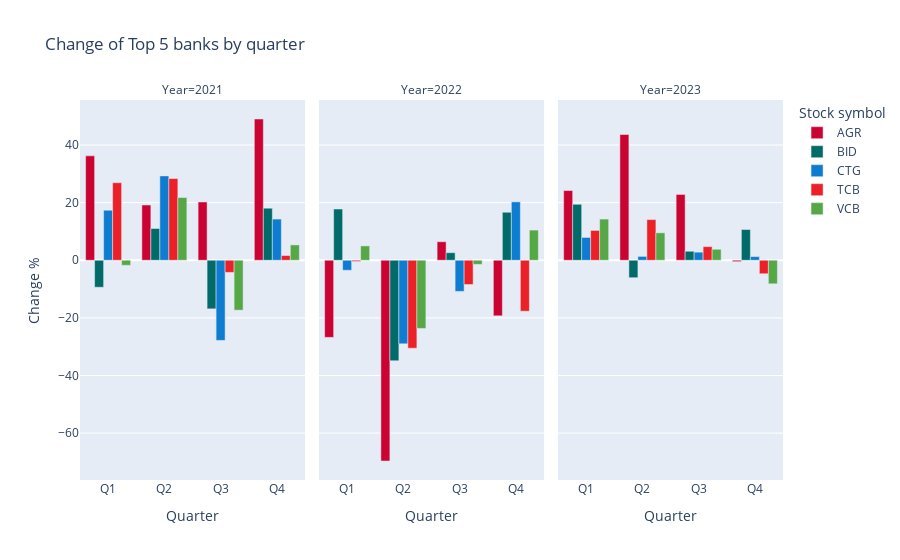
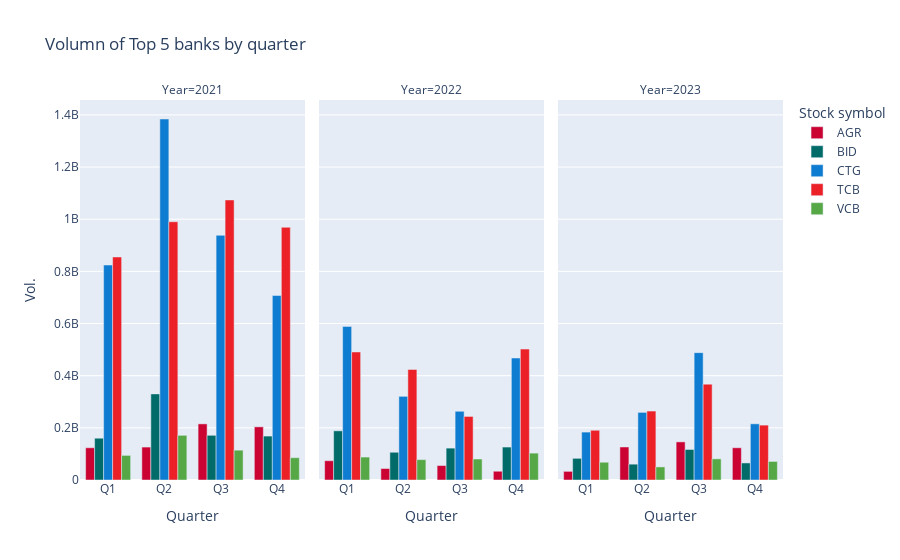
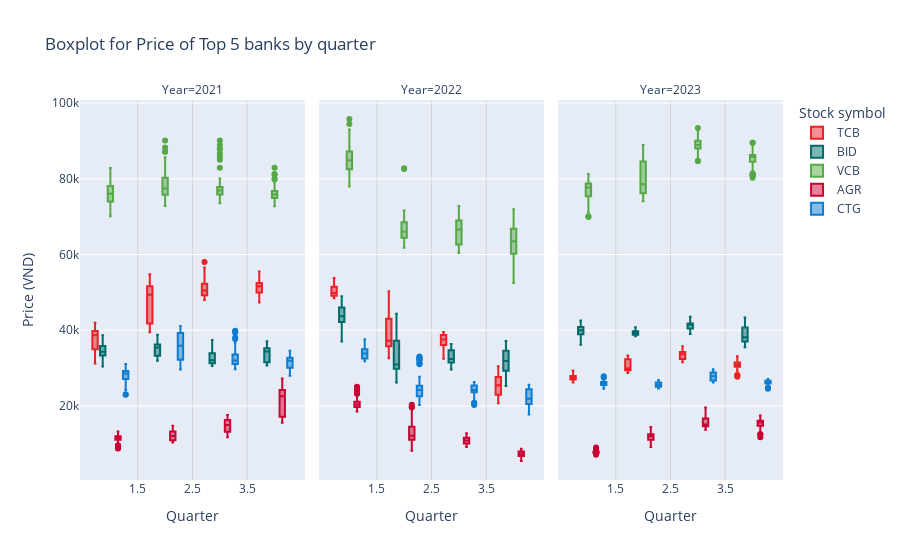

These figures' notebook cell, in order:
### Code cell
# Thêm cột Year từ cột Quarter-Year
stock_in_quarter_df['Year'] = stock_in_quarter_df['Quarter-Year'].apply(lambda x: int(x.split('-')[1]))
stock_in_quarter_df['Quarter'] = stock_in_quarter_df['Quarter-Year'].str.split('-').str[0]
# Lấy danh sách các năm
years = stock_in_quarter_df['Year'].unique()

# Vẽ biểu đồ
fig1 = px.bar(stock_in_quarter_df, x="Quarter", y="Change %",
             title="Change of Top 5 banks by quarter", 
             color="Stock symbol", barmode='group', facet_col="Year")

fig2 = px.bar(stock_in_quarter_df, x="Quarter", y="Vol.",
             title="Volumn of Top 5 banks by quarter", 
             color="Stock symbol", barmode='group', facet_col="Year")

# Tạo biểu đồ boxplot cho từng ngân hàng, chia theo quý và facet_col theo Year
fig3 = px.box(bank_2123_df, x="Quarter", y="Price", color="Stock symbol", facet_col="Year", 
             title="Boxplot for Price of Top 5 banks by quarter", 
             labels={"Quarter":"Quarter","Price": "Price (VND)"},
             hover_data={"Quarter": True, "Price": ":,.2f", "Bank": True, "Year": True})

# Cập nhật layout
fig3.update_layout(
    xaxis_title="Quarter",
    yaxis_title="Price (VND)",
    # height=600,
    # width=1200
)

# Bật lưới trên các facet và đặt lại tickvals cho trục x
fig3.update_xaxes(showgrid=True, gridwidth=1, gridcolor='lightgray', tickmode='array', tickvals=[0, 1.5, 2.5, 3.5])

# Gán màu từ từ điển màu cho từng ngân hàng
for i, symbol in enumerate(bank_2123_df['Stock symbol'].unique()):
    fig3.update_traces(marker=dict(color=colors[symbol]), selector=dict(name=symbol))
    fig2.update_traces(marker=dict(color=colors[symbol]), selector=dict(name=symbol))
    fig1.update_traces(marker=dict(color=colors[symbol]), selector=dict(name=symbol))

# Hiển thị biểu đồ
fig1.show()
fig2.show()
fig3.show()

### Figure 1 — Plotly figure (JSON) as saved in the notebook; plotly's stock layout.template omitted (floating-point values rounded to 4 significant figures)
{"data": [{"alignmentgroup": "True", "hovertemplate": "Stock symbol=AGR<br>Year=2021<br>Quarter=%{x}<br>Change %=%{y}<extra></extra>", "legendgroup": "AGR", "marker": {"color": "#ca0333", "pattern": {"shape": ""}}, "name": "AGR", "offsetgroup": "AGR", "orientation": "v", "showlegend": true, "textposition": "auto", "type": "bar", "x": ["Q1", "Q2", "Q3", "Q4"], "xaxis": "x", "y": [36.23, 19.17, 20.22, 49.02], "yaxis": "y"}, {"alignmentgroup": "True", "hovertemplate": "Stock symbol=AGR<br>Year=2022<br>Quarter=%{x}<br>Change %=%{y}<extra></extra>", "legendgroup": "AGR", "marker": {"color": "#ca0333", "pattern": {"shape": ""}}, "name": "AGR", "offsetgroup": "AGR", "orientation": "v", "showlegend": false, "textposition": "auto", "type": "bar", "x": ["Q1", "Q2", "Q3", "Q4"], "xaxis": "x2", "y": [-26.77, -69.67, 6.43, -19.29], "yaxis": "y2"}, {"alignmentgroup": "True", "hovertemplate": "Stock symbol=AGR<br>Year=2023<br>Quarter=%{x}<br>Change %=%{y}<extra></extra>", "legendgroup": "AGR", "marker": {"color": "#ca0333", "pattern": {"shape": ""}}, "name": "AGR", "offsetgroup": "AGR", "orientation": "v", "showlegend": false, "textposition": "auto", "type": "bar", "x": ["Q1", "Q2", "Q3", "Q4"], "xaxis": "x3", "y": [24.19, 43.64, 22.84, -0.48], "yaxis": "y3"}, {"alignmentgroup": "True", "hovertemplate": "Stock symbol=BID<br>Year=2021<br>Quarter=%{x}<br>Change %=%{y}<extra></extra>", "legendgroup": "BID", "marker": {"color": "#006b69", "pattern": {"shape": ""}}, "name": "BID", "offsetgroup": "BID", "orientation": "v", "showlegend": true, "textposition": "auto", "type": "bar", "x": ["Q1", "Q2", "Q3", "Q4"], "xaxis": "x", "y": [-9.37, 11.02, -16.87, 18.06], "yaxis": "y"}, {"alignmentgroup": "True", "hovertemplate": "Stock symbol=BID<br>Year=2022<br>Quarter=%{x}<br>Change %=%{y}<extra></extra>", "legendgroup": "BID", "marker": {"color": "#006b69", "pattern": {"shape": ""}}, "name": "BID", "offsetgroup": "BID", "orientation": "v", "showlegend": false, "textposition": "auto", "type": "bar", "x": ["Q1", "Q2", "Q3", "Q4"], "xaxis": "x2", "y": [17.78, -34.89, 2.62, 16.66], "yaxis": "y2"}, {"alignmentgroup": "True", "hovertemplate": "Stock symbol=BID<br>Year=2023<br>Quarter=%{x}<br>Change %=%{y}<extra></extra>", "legendgroup": "BID", "marker": {"color": "#006b69", "pattern": {"shape": ""}}, "name": "BID", "offsetgroup": "BID", "orientation": "v", "showlegend": false, "textposition": "auto", "type": "bar", "x": ["Q1", "Q2", "Q3", "Q4"], "xaxis": "x3", "y": [19.42, -6.06, 3.12, 10.67], "yaxis": "y3"}, {"alignmentgroup": "True", "hovertemplate": "Stock symbol=CTG<br>Year=2021<br>Quarter=%{x}<br>Change %=%{y}<extra></extra>", "legendgroup": "CTG", "marker": {"color": "#0e7cd0", "pattern": {"shape": ""}}, "name": "CTG", "offsetgroup": "CTG", "orientation": "v", "showlegend": true, "textposition": "auto", "type": "bar", "x": ["Q1", "Q2", "Q3", "Q4"], "xaxis": "x", "y": [17.36, 29.28, -27.82, 14.29], "yaxis": "y"}, {"alignmentgroup": "True", "hovertemplate": "Stock symbol=CTG<br>Year=2022<br>Quarter=%{x}<br>Change %=%{y}<extra></extra>", "legendgroup": "CTG", "marker": {"color": "#0e7cd0", "pattern": {"shape": ""}}, "name": "CTG", "offsetgroup": "CTG", "orientation": "v", "showlegend": false, "textposition": "auto", "type": "bar", "x": ["Q1", "Q2", "Q3", "Q4"], "xaxis": "x2", "y": [-3.47, -29, -10.81, 20.26], "yaxis": "y2"}, {"alignmentgroup": "True", "hovertemplate": "Stock symbol=CTG<br>Year=2023<br>Quarter=%{x}<br>Change %=%{y}<extra></extra>", "legendgroup": "CTG", "marker": {"color": "#0e7cd0", "pattern": {"shape": ""}}, "name": "CTG", "offsetgroup": "CTG", "orientation": "v", "showlegend": false, "textposition": "auto", "type": "bar", "x": ["Q1", "Q2", "Q3", "Q4"], "xaxis": "x3", "y": [7.91, 1.34, 2.81, 1.27], "yaxis": "y3"}, {"alignmentgroup": "True", "hovertemplate": "Stock symbol=TCB<br>Year=2021<br>Quarter=%{x}<br>Change %=%{y}<extra></extra>", "legendgroup": "TCB", "marker": {"color": "#ec2027", "pattern": {"shape": ""}}, "name": "TCB", "offsetgroup": "TCB", "orientation": "v", "showlegend": true, "textposition": "auto", "type": "bar", "x": ["Q1", "Q2", "Q3", "Q4"], "xaxis": "x", "y": [26.91, 28.35, -4.22, 1.63], "yaxis": "y"}, {"alignmentgroup": "True", "hovertemplate": "Stock symbol=TCB<br>Year=2022<br>Quarter=%{x}<br>Change %=%{y}<extra></extra>", "legendgroup": "TCB", "marker": {"color": "#ec2027", "pattern": {"shape": ""}}, "name": "TCB", "offsetgroup": "TCB", "orientation": "v", "showlegend": false, "textposition": "auto", "type": "bar", "x": ["Q1", "Q2", "Q3", "Q4"], "xaxis": "x2", "y": [-0.44, -30.52, -8.42, -17.68], "yaxis": "y2"}, {"alignmentgroup": "True", "hovertemplate": "Stock symbol=TCB<br>Year=2023<br>Quarter=%{x}<br>Change %=%{y}<extra></extra>", "legendgroup": "TCB", "marker": {"color": "#ec2027", "pattern": {"shape": ""}}, "name": "TCB", "offsetgroup": "TCB", "orientation": "v", "showlegend": false, "textposition": "auto", "type": "bar", "x": ["Q1", "Q2", "Q3", "Q4"], "xaxis": "x3", "y": [10.35, 14.11, 4.72, -4.69], "yaxis": "y3"}, {"alignmentgroup": "True", "hovertemplate": "Stock symbol=VCB<br>Year=2021<br>Quarter=%{x}<br>Change %=%{y}<extra></extra>", "legendgroup": "VCB", "marker": {"color": "#55A845", "pattern": {"shape": ""}}, "name": "VCB", "offsetgroup": "VCB", "orientation": "v", "showlegend": true, "textposition": "auto", "type": "bar", "x": ["Q1", "Q2", "Q3", "Q4"], "xaxis": "x", "y": [-1.76, 21.77, -17.33, 5.32], "yaxis": "y"}, {"alignmentgroup": "True", "hovertemplate": "Stock symbol=VCB<br>Year=2022<br>Quarter=%{x}<br>Change %=%{y}<extra></extra>", "legendgroup": "VCB", "marker": {"color": "#55A845", "pattern": {"shape": ""}}, "name": "VCB", "offsetgroup": "VCB", "orientation": "v", "showlegend": false, "textposition": "auto", "type": "bar", "x": ["Q1", "Q2", "Q3", "Q4"], "xaxis": "x2", "y": [4.98, -23.67, -1.43, 10.47], "yaxis": "y2"}, {"alignmentgroup": "True", "hovertemplate": "Stock symbol=VCB<br>Year=2023<br>Quarter=%{x}<br>Change %=%{y}<extra></extra>", "legendgroup": "VCB", "marker": {"color": "#55A845", "pattern": {"shape": ""}}, "name": "VCB", "offsetgroup": "VCB", "orientation": "v", "showlegend": false, "textposition": "auto", "type": "bar", "x": ["Q1", "Q2", "Q3", "Q4"], "xaxis": "x3", "y": [14.29, 9.52, 3.82, -8.18], "yaxis": "y3"}], "layout": {"annotations": [{"font": {}, "showarrow": false, "text": "Year=2021", "x": 0.16, "xanchor": "center", "xref": "paper", "y": 1, "yanchor": "bottom", "yref": "paper"}, {"font": {}, "showarrow": false, "text": "Year=2022", "x": 0.5, "xanchor": "center", "xref": "paper", "y": 1, "yanchor": "bottom", "yref": "paper"}, {"font": {}, "showarrow": false, "text": "Year=2023", "x": 0.84, "xanchor": "center", "xref": "paper", "y": 1, "yanchor": "bottom", "yref": "paper"}], "barmode": "group", "legend": {"title": {"text": "Stock symbol"}, "tracegroupgap": 0}, "title": {"text": "Change of Top 5 banks by quarter"}, "xaxis": {"anchor": "y", "domain": [0, 0.32], "title": {"text": "Quarter"}}, "xaxis2": {"anchor": "y2", "domain": [0.34, 0.66], "matches": "x", "title": {"text": "Quarter"}}, "xaxis3": {"anchor": "y3", "domain": [0.68, 1.0], "matches": "x", "title": {"text": "Quarter"}}, "yaxis": {"anchor": "x", "domain": [0, 1], "title": {"text": "Change %"}}, "yaxis2": {"anchor": "x2", "domain": [0, 1], "matches": "y", "showticklabels": false}, "yaxis3": {"anchor": "x3", "domain": [0, 1], "matches": "y", "showticklabels": false}}}

### Figure 2 — Plotly figure (JSON) as saved in the notebook; plotly's stock layout.template omitted (floating-point values rounded to 4 significant figures)
{"data": [{"alignmentgroup": "True", "hovertemplate": "Stock symbol=AGR<br>Year=2021<br>Quarter=%{x}<br>Vol.=%{y}<extra></extra>", "legendgroup": "AGR", "marker": {"color": "#ca0333", "pattern": {"shape": ""}}, "name": "AGR", "offsetgroup": "AGR", "orientation": "v", "showlegend": true, "textposition": "auto", "type": "bar", "x": ["Q1", "Q2", "Q3", "Q4"], "xaxis": "x", "y": [123652550, 126272710, 215205720, 203809880], "yaxis": "y"}, {"alignmentgroup": "True", "hovertemplate": "Stock symbol=AGR<br>Year=2022<br>Quarter=%{x}<br>Vol.=%{y}<extra></extra>", "legendgroup": "AGR", "marker": {"color": "#ca0333", "pattern": {"shape": ""}}, "name": "AGR", "offsetgroup": "AGR", "orientation": "v", "showlegend": false, "textposition": "auto", "type": "bar", "x": ["Q1", "Q2", "Q3", "Q4"], "xaxis": "x2", "y": [73972640, 44037690, 55435280, 33604340], "yaxis": "y2"}, {"alignmentgroup": "True", "hovertemplate": "Stock symbol=AGR<br>Year=2023<br>Quarter=%{x}<br>Vol.=%{y}<extra></extra>", "legendgroup": "AGR", "marker": {"color": "#ca0333", "pattern": {"shape": ""}}, "name": "AGR", "offsetgroup": "AGR", "orientation": "v", "showlegend": false, "textposition": "auto", "type": "bar", "x": ["Q1", "Q2", "Q3", "Q4"], "xaxis": "x3", "y": [33156200, 126671500, 146140800, 123567700], "yaxis": "y3"}, {"alignmentgroup": "True", "hovertemplate": "Stock symbol=BID<br>Year=2021<br>Quarter=%{x}<br>Vol.=%{y}<extra></extra>", "legendgroup": "BID", "marker": {"color": "#006b69", "pattern": {"shape": ""}}, "name": "BID", "offsetgroup": "BID", "orientation": "v", "showlegend": true, "textposition": "auto", "type": "bar", "x": ["Q1", "Q2", "Q3", "Q4"], "xaxis": "x", "y": [160250000, 330230000, 171358400, 168458500], "yaxis": "y"}, {"alignmentgroup": "True", "hovertemplate": "Stock symbol=BID<br>Year=2022<br>Quarter=%{x}<br>Vol.=%{y}<extra></extra>", "legendgroup": "BID", "marker": {"color": "#006b69", "pattern": {"shape": ""}}, "name": "BID", "offsetgroup": "BID", "orientation": "v", "showlegend": false, "textposition": "auto", "type": "bar", "x": ["Q1", "Q2", "Q3", "Q4"], "xaxis": "x2", "y": [188590000, 106361220, 122292390, 126296980], "yaxis": "y2"}, {"alignmentgroup": "True", "hovertemplate": "Stock symbol=BID<br>Year=2023<br>Quarter=%{x}<br>Vol.=%{y}<extra></extra>", "legendgroup": "BID", "marker": {"color": "#006b69", "pattern": {"shape": ""}}, "name": "BID", "offsetgroup": "BID", "orientation": "v", "showlegend": false, "textposition": "auto", "type": "bar", "x": ["Q1", "Q2", "Q3", "Q4"], "xaxis": "x3", "y": [83052910, 60743690, 117060100, 65432650], "yaxis": "y3"}, {"alignmentgroup": "True", "hovertemplate": "Stock symbol=CTG<br>Year=2021<br>Quarter=%{x}<br>Vol.=%{y}<extra></extra>", "legendgroup": "CTG", "marker": {"color": "#0e7cd0", "pattern": {"shape": ""}}, "name": "CTG", "offsetgroup": "CTG", "orientation": "v", "showlegend": true, "textposition": "auto", "type": "bar", "x": ["Q1", "Q2", "Q3", "Q4"], "xaxis": "x", "y": [824290000, 1384260000, 938310000, 707390000], "yaxis": "y"}, {"alignmentgroup": "True", "hovertemplate": "Stock symbol=CTG<br>Year=2022<br>Quarter=%{x}<br>Vol.=%{y}<extra></extra>", "legendgroup": "CTG", "marker": {"color": "#0e7cd0", "pattern": {"shape": ""}}, "name": "CTG", "offsetgroup": "CTG", "orientation": "v", "showlegend": false, "textposition": "auto", "type": "bar", "x": ["Q1", "Q2", "Q3", "Q4"], "xaxis": "x2", "y": [589070000, 320790000, 263560000, 467760000], "yaxis": "y2"}, {"alignmentgroup": "True", "hovertemplate": "Stock symbol=CTG<br>Year=2023<br>Quarter=%{x}<br>Vol.=%{y}<extra></extra>", "legendgroup": "CTG", "marker": {"color": "#0e7cd0", "pattern": {"shape": ""}}, "name": "CTG", "offsetgroup": "CTG", "orientation": "v", "showlegend": false, "textposition": "auto", "type": "bar", "x": ["Q1", "Q2", "Q3", "Q4"], "xaxis": "x3", "y": [183750000, 259280000, 488390000, 215430000], "yaxis": "y3"}, {"alignmentgroup": "True", "hovertemplate": "Stock symbol=TCB<br>Year=2021<br>Quarter=%{x}<br>Vol.=%{y}<extra></extra>", "legendgroup": "TCB", "marker": {"color": "#ec2027", "pattern": {"shape": ""}}, "name": "TCB", "offsetgroup": "TCB", "orientation": "v", "showlegend": true, "textposition": "auto", "type": "bar", "x": ["Q1", "Q2", "Q3", "Q4"], "xaxis": "x", "y": [855200000, 990240000, 1073860000, 969020000], "yaxis": "y"}, {"alignmentgroup": "True", "hovertemplate": "Stock symbol=TCB<br>Year=2022<br>Quarter=%{x}<br>Vol.=%{y}<extra></extra>", "legendgroup": "TCB", "marker": {"color": "#ec2027", "pattern": {"shape": ""}}, "name": "TCB", "offsetgroup": "TCB", "orientation": "v", "showlegend": false, "textposition": "auto", "type": "bar", "x": ["Q1", "Q2", "Q3", "Q4"], "xaxis": "x2", "y": [490940000, 423990000, 243740000, 501990000], "yaxis": "y2"}, {"alignmentgroup": "True", "hovertemplate": "Stock symbol=TCB<br>Year=2023<br>Quarter=%{x}<br>Vol.=%{y}<extra></extra>", "legendgroup": "TCB", "marker": {"color": "#ec2027", "pattern": {"shape": ""}}, "name": "TCB", "offsetgroup": "TCB", "orientation": "v", "showlegend": false, "textposition": "auto", "type": "bar", "x": ["Q1", "Q2", "Q3", "Q4"], "xaxis": "x3", "y": [190690000, 264390000, 367570000, 210490000], "yaxis": "y3"}, {"alignmentgroup": "True", "hovertemplate": "Stock symbol=VCB<br>Year=2021<br>Quarter=%{x}<br>Vol.=%{y}<extra></extra>", "legendgroup": "VCB", "marker": {"color": "#55A845", "pattern": {"shape": ""}}, "name": "VCB", "offsetgroup": "VCB", "orientation": "v", "showlegend": true, "textposition": "auto", "type": "bar", "x": ["Q1", "Q2", "Q3", "Q4"], "xaxis": "x", "y": [94356400, 171300000, 114370490, 85555480], "yaxis": "y"}, {"alignmentgroup": "True", "hovertemplate": "Stock symbol=VCB<br>Year=2022<br>Quarter=%{x}<br>Vol.=%{y}<extra></extra>", "legendgroup": "VCB", "marker": {"color": "#55A845", "pattern": {"shape": ""}}, "name": "VCB", "offsetgroup": "VCB", "orientation": "v", "showlegend": false, "textposition": "auto", "type": "bar", "x": ["Q1", "Q2", "Q3", "Q4"], "xaxis": "x2", "y": [87933600, 78104330, 80469340, 103069500], "yaxis": "y2"}, {"alignmentgroup": "True", "hovertemplate": "Stock symbol=VCB<br>Year=2023<br>Quarter=%{x}<br>Vol.=%{y}<extra></extra>", "legendgroup": "VCB", "marker": {"color": "#55A845", "pattern": {"shape": ""}}, "name": "VCB", "offsetgroup": "VCB", "orientation": "v", "showlegend": false, "textposition": "auto", "type": "bar", "x": ["Q1", "Q2", "Q3", "Q4"], "xaxis": "x3", "y": [68149590, 50157190, 81050060, 71164000], "yaxis": "y3"}], "layout": {"annotations": [{"font": {}, "showarrow": false, "text": "Year=2021", "x": 0.16, "xanchor": "center", "xref": "paper", "y": 1, "yanchor": "bottom", "yref": "paper"}, {"font": {}, "showarrow": false, "text": "Year=2022", "x": 0.5, "xanchor": "center", "xref": "paper", "y": 1, "yanchor": "bottom", "yref": "paper"}, {"font": {}, "showarrow": false, "text": "Year=2023", "x": 0.84, "xanchor": "center", "xref": "paper", "y": 1, "yanchor": "bottom", "yref": "paper"}], "barmode": "group", "legend": {"title": {"text": "Stock symbol"}, "tracegroupgap": 0}, "title": {"text": "Volumn of Top 5 banks by quarter"}, "xaxis": {"anchor": "y", "domain": [0, 0.32], "title": {"text": "Quarter"}}, "xaxis2": {"anchor": "y2", "domain": [0.34, 0.66], "matches": "x", "title": {"text": "Quarter"}}, "xaxis3": {"anchor": "y3", "domain": [0.68, 1.0], "matches": "x", "title": {"text": "Quarter"}}, "yaxis": {"anchor": "x", "domain": [0, 1], "title": {"text": "Vol."}}, "yaxis2": {"anchor": "x2", "domain": [0, 1], "matches": "y", "showticklabels": false}, "yaxis3": {"anchor": "x3", "domain": [0, 1], "matches": "y", "showticklabels": false}}}

### Figure 3 — Plotly figure (JSON) as saved in the notebook; plotly's stock layout.template omitted (floating-point values rounded to 4 significant figures; data arrays with more than 128 entries replaced by an {"elided": "..."} marker saying what was removed)
{"data": [{"alignmentgroup": "True", "customdata": {"elided": "250x2 mixed values"}, "hovertemplate": "Stock symbol=TCB<br>Year=%{customdata[1]}<br>Quarter=%{x}<br>Price (VND)=%{y:,.2f}<br>Bank=%{customdata[0]}<extra></extra>", "legendgroup": "TCB", "marker": {"color": "#ec2027"}, "name": "TCB", "notched": false, "offsetgroup": "TCB", "orientation": "v", "showlegend": true, "type": "box", "x": {"elided": "250 int values"}, "x0": " ", "xaxis": "x", "y": {"elided": "250 int values"}, "y0": " ", "yaxis": "y"}, {"alignmentgroup": "True", "customdata": {"elided": "249x2 mixed values"}, "hovertemplate": "Stock symbol=TCB<br>Year=%{customdata[1]}<br>Quarter=%{x}<br>Price (VND)=%{y:,.2f}<br>Bank=%{customdata[0]}<extra></extra>", "legendgroup": "TCB", "marker": {"color": "#ec2027"}, "name": "TCB", "notched": false, "offsetgroup": "TCB", "orientation": "v", "showlegend": false, "type": "box", "x": {"elided": "249 int values"}, "x0": " ", "xaxis": "x2", "y": {"elided": "249 int values"}, "y0": " ", "yaxis": "y2"}, {"alignmentgroup": "True", "customdata": {"elided": "249x2 mixed values"}, "hovertemplate": "Stock symbol=TCB<br>Year=%{customdata[1]}<br>Quarter=%{x}<br>Price (VND)=%{y:,.2f}<br>Bank=%{customdata[0]}<extra></extra>", "legendgroup": "TCB", "marker": {"color": "#ec2027"}, "name": "TCB", "notched": false, "offsetgroup": "TCB", "orientation": "v", "showlegend": false, "type": "box", "x": {"elided": "249 int values"}, "x0": " ", "xaxis": "x3", "y": {"elided": "249 int values"}, "y0": " ", "yaxis": "y3"}, {"alignmentgroup": "True", "customdata": {"elided": "250x2 mixed values"}, "hovertemplate": "Stock symbol=BID<br>Year=%{customdata[1]}<br>Quarter=%{x}<br>Price (VND)=%{y:,.2f}<br>Bank=%{customdata[0]}<extra></extra>", "legendgroup": "BID", "marker": {"color": "#006b69"}, "name": "BID", "notched": false, "offsetgroup": "BID", "orientation": "v", "showlegend": true, "type": "box", "x": {"elided": "250 int values"}, "x0": " ", "xaxis": "x", "y": {"elided": "250 float values"}, "y0": " ", "yaxis": "y"}, {"alignmentgroup": "True", "customdata": {"elided": "249x2 mixed values"}, "hovertemplate": "Stock symbol=BID<br>Year=%{customdata[1]}<br>Quarter=%{x}<br>Price (VND)=%{y:,.2f}<br>Bank=%{customdata[0]}<extra></extra>", "legendgroup": "BID", "marker": {"color": "#006b69"}, "name": "BID", "notched": false, "offsetgroup": "BID", "orientation": "v", "showlegend": false, "type": "box", "x": {"elided": "249 int values"}, "x0": " ", "xaxis": "x2", "y": {"elided": "249 int values"}, "y0": " ", "yaxis": "y2"}, {"alignmentgroup": "True", "customdata": {"elided": "249x2 mixed values"}, "hovertemplate": "Stock symbol=BID<br>Year=%{customdata[1]}<br>Quarter=%{x}<br>Price (VND)=%{y:,.2f}<br>Bank=%{customdata[0]}<extra></extra>", "legendgroup": "BID", "marker": {"color": "#006b69"}, "name": "BID", "notched": false, "offsetgroup": "BID", "orientation": "v", "showlegend": false, "type": "box", "x": {"elided": "249 int values"}, "x0": " ", "xaxis": "x3", "y": {"elided": "249 int values"}, "y0": " ", "yaxis": "y3"}, {"alignmentgroup": "True", "customdata": {"elided": "250x2 mixed values"}, "hovertemplate": "Stock symbol=VCB<br>Year=%{customdata[1]}<br>Quarter=%{x}<br>Price (VND)=%{y:,.2f}<br>Bank=%{customdata[0]}<extra></extra>", "legendgroup": "VCB", "marker": {"color": "#55A845"}, "name": "VCB", "notched": false, "offsetgroup": "VCB", "orientation": "v", "showlegend": true, "type": "box", "x": {"elided": "250 int values"}, "x0": " ", "xaxis": "x", "y": {"elided": "250 int values"}, "y0": " ", "yaxis": "y"}, {"alignmentgroup": "True", "customdata": {"elided": "249x2 mixed values"}, "hovertemplate": "Stock symbol=VCB<br>Year=%{customdata[1]}<br>Quarter=%{x}<br>Price (VND)=%{y:,.2f}<br>Bank=%{customdata[0]}<extra></extra>", "legendgroup": "VCB", "marker": {"color": "#55A845"}, "name": "VCB", "notched": false, "offsetgroup": "VCB", "orientation": "v", "showlegend": false, "type": "box", "x": {"elided": "249 int values"}, "x0": " ", "xaxis": "x2", "y": {"elided": "249 int values"}, "y0": " ", "yaxis": "y2"}, {"alignmentgroup": "True", "customdata": {"elided": "249x2 mixed values"}, "hovertemplate": "Stock symbol=VCB<br>Year=%{customdata[1]}<br>Quarter=%{x}<br>Price (VND)=%{y:,.2f}<br>Bank=%{customdata[0]}<extra></extra>", "legendgroup": "VCB", "marker": {"color": "#55A845"}, "name": "VCB", "notched": false, "offsetgroup": "VCB", "orientation": "v", "showlegend": false, "type": "box", "x": {"elided": "249 int values"}, "x0": " ", "xaxis": "x3", "y": {"elided": "249 int values"}, "y0": " ", "yaxis": "y3"}, {"alignmentgroup": "True", "customdata": {"elided": "250x2 mixed values"}, "hovertemplate": "Stock symbol=AGR<br>Year=%{customdata[1]}<br>Quarter=%{x}<br>Price (VND)=%{y:,.2f}<br>Bank=%{customdata[0]}<extra></extra>", "legendgroup": "AGR", "marker": {"color": "#ca0333"}, "name": "AGR", "notched": false, "offsetgroup": "AGR", "orientation": "v", "showlegend": true, "type": "box", "x": {"elided": "250 int values"}, "x0": " ", "xaxis": "x", "y": {"elided": "250 float values"}, "y0": " ", "yaxis": "y"}, {"alignmentgroup": "True", "customdata": {"elided": "249x2 mixed values"}, "hovertemplate": "Stock symbol=AGR<br>Year=%{customdata[1]}<br>Quarter=%{x}<br>Price (VND)=%{y:,.2f}<br>Bank=%{customdata[0]}<extra></extra>", "legendgroup": "AGR", "marker": {"color": "#ca0333"}, "name": "AGR", "notched": false, "offsetgroup": "AGR", "orientation": "v", "showlegend": false, "type": "box", "x": {"elided": "249 int values"}, "x0": " ", "xaxis": "x2", "y": {"elided": "249 float values"}, "y0": " ", "yaxis": "y2"}, {"alignmentgroup": "True", "customdata": {"elided": "249x2 mixed values"}, "hovertemplate": "Stock symbol=AGR<br>Year=%{customdata[1]}<br>Quarter=%{x}<br>Price (VND)=%{y:,.2f}<br>Bank=%{customdata[0]}<extra></extra>", "legendgroup": "AGR", "marker": {"color": "#ca0333"}, "name": "AGR", "notched": false, "offsetgroup": "AGR", "orientation": "v", "showlegend": false, "type": "box", "x": {"elided": "249 int values"}, "x0": " ", "xaxis": "x3", "y": {"elided": "249 float values"}, "y0": " ", "yaxis": "y3"}, {"alignmentgroup": "True", "customdata": {"elided": "250x2 mixed values"}, "hovertemplate": "Stock symbol=CTG<br>Year=%{customdata[1]}<br>Quarter=%{x}<br>Price (VND)=%{y:,.2f}<br>Bank=%{customdata[0]}<extra></extra>", "legendgroup": "CTG", "marker": {"color": "#0e7cd0"}, "name": "CTG", "notched": false, "offsetgroup": "CTG", "orientation": "v", "showlegend": true, "type": "box", "x": {"elided": "250 int values"}, "x0": " ", "xaxis": "x", "y": {"elided": "250 float values"}, "y0": " ", "yaxis": "y"}, {"alignmentgroup": "True", "customdata": {"elided": "249x2 mixed values"}, "hovertemplate": "Stock symbol=CTG<br>Year=%{customdata[1]}<br>Quarter=%{x}<br>Price (VND)=%{y:,.2f}<br>Bank=%{customdata[0]}<extra></extra>", "legendgroup": "CTG", "marker": {"color": "#0e7cd0"}, "name": "CTG", "notched": false, "offsetgroup": "CTG", "orientation": "v", "showlegend": false, "type": "box", "x": {"elided": "249 int values"}, "x0": " ", "xaxis": "x2", "y": {"elided": "249 float values"}, "y0": " ", "yaxis": "y2"}, {"alignmentgroup": "True", "customdata": {"elided": "249x2 mixed values"}, "hovertemplate": "Stock symbol=CTG<br>Year=%{customdata[1]}<br>Quarter=%{x}<br>Price (VND)=%{y:,.2f}<br>Bank=%{customdata[0]}<extra></extra>", "legendgroup": "CTG", "marker": {"color": "#0e7cd0"}, "name": "CTG", "notched": false, "offsetgroup": "CTG", "orientation": "v", "showlegend": false, "type": "box", "x": {"elided": "249 int values"}, "x0": " ", "xaxis": "x3", "y": {"elided": "249 float values"}, "y0": " ", "yaxis": "y3"}], "layout": {"annotations": [{"font": {}, "showarrow": false, "text": "Year=2021", "x": 0.16, "xanchor": "center", "xref": "paper", "y": 1, "yanchor": "bottom", "yref": "paper"}, {"font": {}, "showarrow": false, "text": "Year=2022", "x": 0.5, "xanchor": "center", "xref": "paper", "y": 1, "yanchor": "bottom", "yref": "paper"}, {"font": {}, "showarrow": false, "text": "Year=2023", "x": 0.84, "xanchor": "center", "xref": "paper", "y": 1, "yanchor": "bottom", "yref": "paper"}], "boxmode": "group", "legend": {"title": {"text": "Stock symbol"}, "tracegroupgap": 0}, "title": {"text": "Boxplot for Price of Top 5 banks by quarter"}, "xaxis": {"anchor": "y", "domain": [0, 0.32], "gridcolor": "lightgray", "gridwidth": 1, "showgrid": true, "tickmode": "array", "tickvals": [0, 1.5, 2.5, 3.5], "title": {"text": "Quarter"}}, "xaxis2": {"anchor": "y2", "domain": [0.34, 0.66], "gridcolor": "lightgray", "gridwidth": 1, "matches": "x", "showgrid": true, "tickmode": "array", "tickvals": [0, 1.5, 2.5, 3.5], "title": {"text": "Quarter"}}, "xaxis3": {"anchor": "y3", "domain": [0.68, 1.0], "gridcolor": "lightgray", "gridwidth": 1, "matches": "x", "showgrid": true, "tickmode": "array", "tickvals": [0, 1.5, 2.5, 3.5], "title": {"text": "Quarter"}}, "yaxis": {"anchor": "x", "domain": [0, 1], "title": {"text": "Price (VND)"}}, "yaxis2": {"anchor": "x2", "domain": [0, 1], "matches": "y", "showticklabels": false}, "yaxis3": {"anchor": "x3", "domain": [0, 1], "matches": "y", "showticklabels": false}}}
